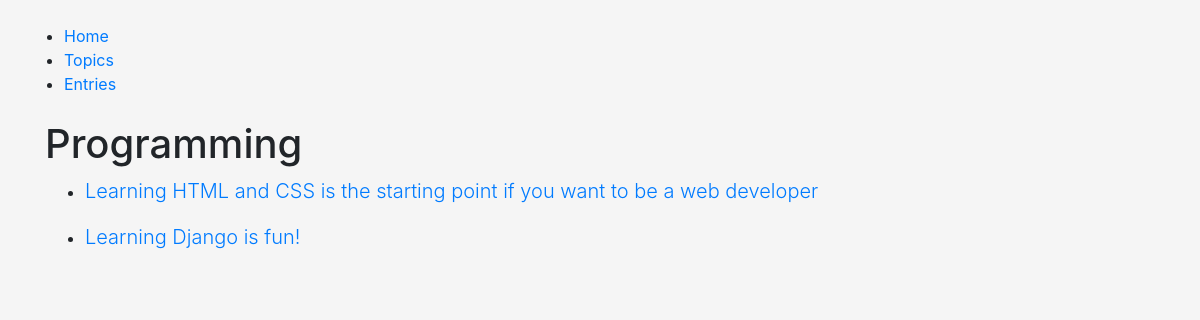
Page /topics/1/ on the earlier database version.
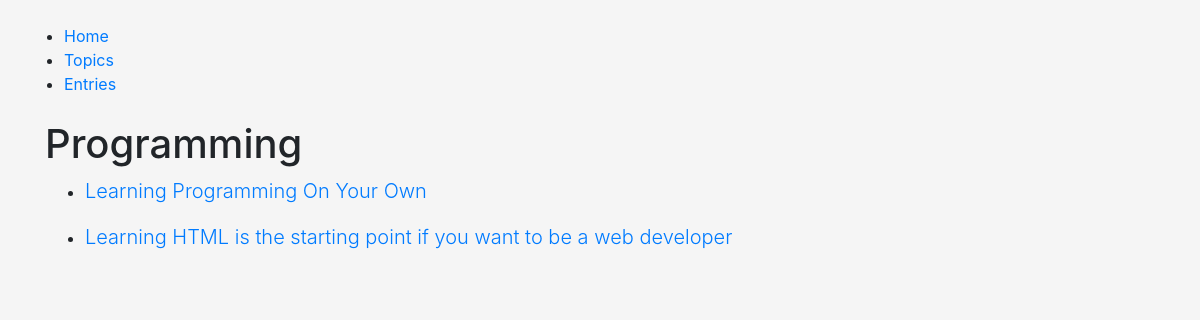
Same page on the later database version.
### learning_logs/models.py (models this page shows, shortened)
class Entry(models.Model):
	entry_topic = models.ForeignKey(Topic, on_delete=models.CASCADE)
	entry_title = models.CharField(max_length=100, blank=True)
	entry_text = models.TextField(max_length=500)
	date_added = models.DateTimeField(auto_now_add=True)
	class Meta:
		verbose_name_plural = 'entries'
		ordering = ['-date_added']

### learning_logs/views.py (the view)
# urls.py: path('topics/<int:pk>/', views.DetailTopic.as_view(), name='topic-detail'),
class DetailTopic(generic.DetailView):
	model = Topic
	template_name = 'learning_logs/topic-detail.html'

### learning_logs/models.py (called while the page is built)
	def __str__(self):
		return self.topic_name

### learning_logs/templates/learning_logs/topic-detail.html (shortened to what this page needs)
{% extends 'learning_logs/base.html' %}
{% block content %}
	<h1>{{topic}}</h1>
	<ul>
		{% for entries in topic.entry_set.all %}
			<li> <a href="{% url 'entry-detail' entries.id %}"> <p class="lead">{{ entries.entry_title }}</p> </a> </li>
		{% endfor %}
	</ul>
{% endblock content %}

Differences in the rows shown:
removed Entry: entry_title "Learning Django is fun!"
added Entry: entry_title "Learning Programming On Your Own"
changed Entry: entry_title "Learning HTML and CSS is the starting point if you want to be a web developer" → "Learning HTML is the starting point if you want to be a web developer"
